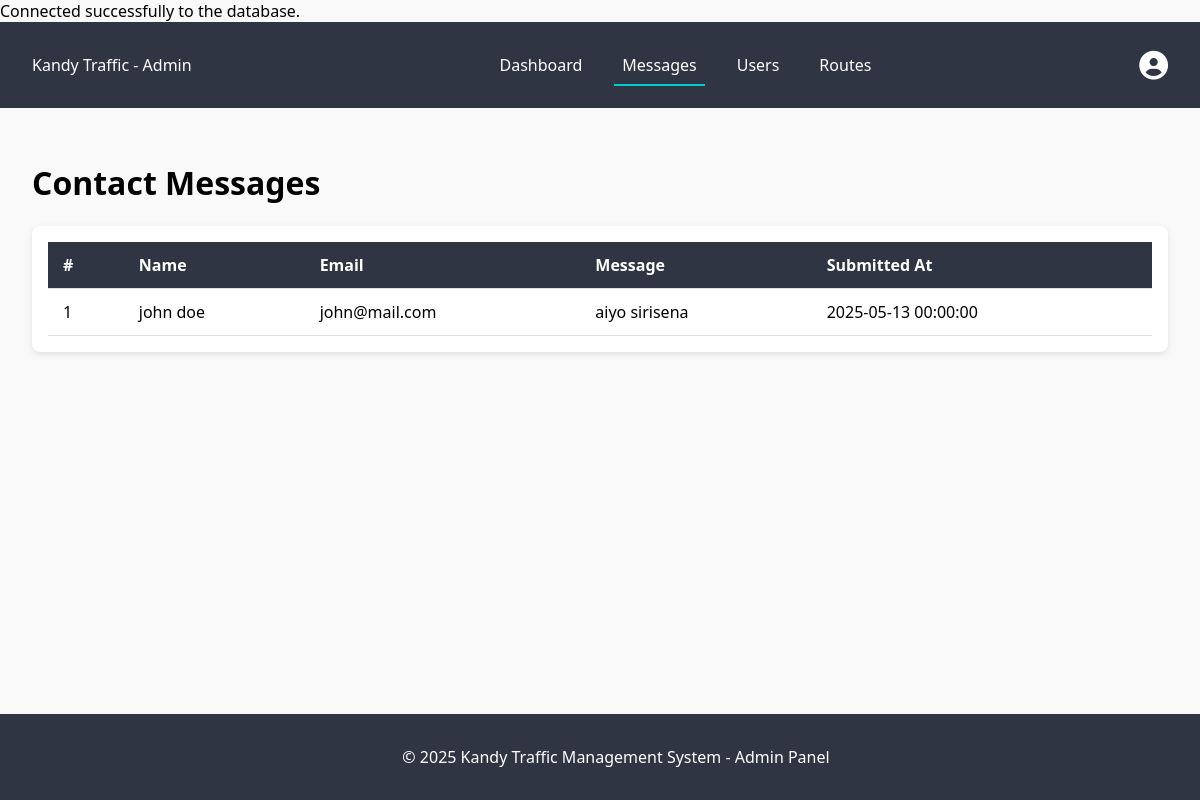
Screenshot of /php/admin.php with the database file from the repository.
### tables this page shows
CREATE TABLE `contact_us` (
  `id` int(11) NOT NULL,
  `name` varchar(100) NOT NULL,
  `email` varchar(100) NOT NULL,
  `message` varchar(100) NOT NULL,
  `submitted_at` datetime NOT NULL DEFAULT current_timestamp()
);

### php/admin.php (the view, shortened to what this page needs)
<?php
include 'db_connection.php';
$sql = "SELECT name, email, message, submitted_at FROM contact_us ORDER BY submitted_at DESC";
$result = $conn->query($sql);
?>
<!DOCTYPE html>
<html lang="en">
<head>
  <link rel="stylesheet" href="admin.css" />
  <link rel="stylesheet" href="https://cdnjs.cloudflare.com/ajax/libs/font-awesome/6.5.0/css/all.min.css" />
</head>
<body>
  <header class="admin-header">
    <nav class="navbar">
      <div class="logo">Kandy Traffic - Admin</div>
      <ul class="nav-links">
        <li><a href="dashboard.html">Dashboard</a></li>
        <li class="active"><a href="admin_messages.php">Messages</a></li>
        <li><a href="users.php">Users</a></li>
        <li><a href="routes.html">Routes</a></li>
      </ul>
      <div class="profile-dropdown">
        <i class="fas fa-user-circle" id="profileToggle"></i>
      </div>
    </nav>
  </header>
  <main class="admin-main">
    <h1>Contact Messages</h1>
    <div class="table-container">
      <table id="messageTable">
        <thead>
          <tr>
            <th>#</th>
            <th>Name</th>
            <th>Email</th>
            <th>Message</th>
            <th>Submitted At</th>
          </tr>
        </thead>
        <tbody>
          <?php if ($result && $result->num_rows > 0): ?>
            <?php $count = 1; ?>
            <?php while($row = $result->fetch_assoc()): ?>
              <tr>
                <td><?= $count++ ?></td>
                <td><?= htmlspecialchars($row['name']) ?></td>
                <td><?= htmlspecialchars($row['email']) ?></td>
                <td><?= nl2br(htmlspecialchars($row['message'])) ?></td>
                <td><?= $row['submitted_at'] ?></td>
              </tr>
            <?php endwhile; ?>
          <?php else: ?>
            <tr><td colspan="5">No contact messages found.</td></tr>
          <?php endif; ?>
        </tbody>
      </table>
    </div>
  </main>
  <footer class="footer">
    <p>&copy; 2025 Kandy Traffic Management System - Admin Panel</p>
  </footer>
</body>
</html>

### assets/css/admin.css (style rules this page uses)
body { font-family: 'Segoe UI', sans-serif; margin: 0; background-color: #f9f9f9; }
.admin-header { background-color: #2f3542; color: #fff; padding: 1rem 2rem; }
.navbar { display: flex; align-items: center; justify-content: space-between; }
.nav-links { list-style: none; display: flex; gap: 1.5rem; }
.nav-links li a { color: white; text-decoration: none; padding: 0.5rem; }
.nav-links .active a { border-bottom: 2px solid #00cec9; }
.profile-dropdown { position: relative; cursor: pointer; }
.profile-dropdown i { font-size: 1.8rem; }
.admin-main { padding: 2rem; }
.table-container { overflow-x: auto; background: white; border-radius: 8px; padding: 1rem; box-shadow: 0 2px 6px rgba(0,0,0,0.1); }
table { width: 100%; border-collapse: collapse; }
thead { background-color: #2f3542; color: white; }
th, td { padding: 12px 15px; text-align: left; border-bottom: 1px solid #ddd; }
.footer { text-align: center; padding: 1rem; background-color: #2f3542; color: white; position: fixed; width: 100%; bottom: 0; }

### rows the page displays
contact_us: name "john doe", email "john@mail.com", message "aiyo sirisena", submitted_at "2025-05-13 00:00:00"
